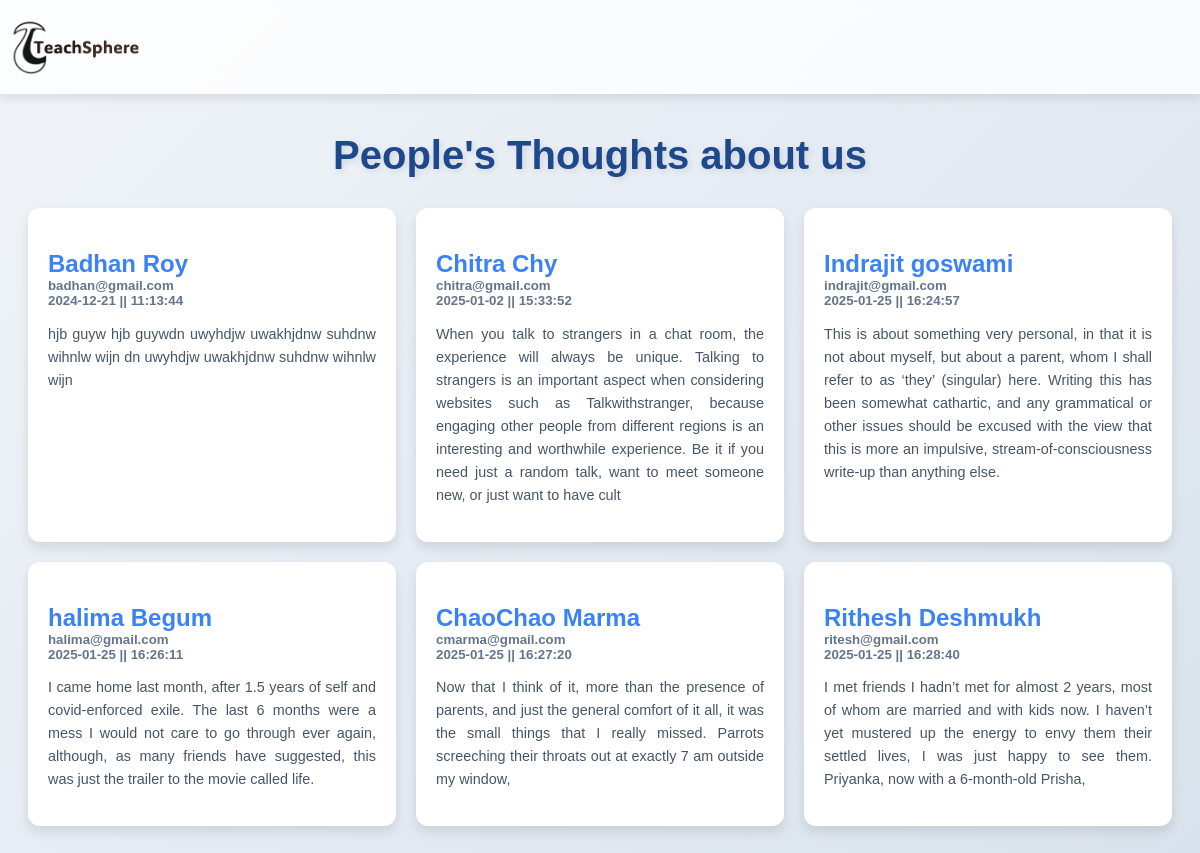
The app's page /AllReviews.php with its own data.
### tables this page shows
CREATE TABLE `reviews` (
  `SlNo` int(11) NOT NULL,
  `UserName` varchar(100) NOT NULL,
  `UserEmail` varchar(100) NOT NULL,
  `Review` text NOT NULL,
  `Dates` date NOT NULL DEFAULT current_timestamp(),
  `Timespan` time NOT NULL DEFAULT current_timestamp()
);

### AllReviews.php (the view, shortened to what this page needs)
<!DOCTYPE html>
<html lang="en">
<head>
</head>
<body>
    <header>
        <div class="container">
            <div class="head-content">
                <div class="logo">
                    <a href="index.php">
                    <img src="./media/teachsphere-dark-logo.png" alt="TeachSphere Logo">
                    </a>
                </div>
            </div>
        </div>
    </header>
    <section class="midsection">
        <h1>People's Thoughts about us</h1>
        <div class="review-content">
        <?php
            $conn = new mysqli("localhost", "root", "", "teachsphere");
            $sql = "SELECT UserName, UserEmail, Review, Dates, Timespan FROM reviews";
            $result = $conn->query($sql);
            if ($result->num_rows > 0) {
                while ($row = $result->fetch_assoc()) {
                    echo "
                    <div class='card'>
                    <h5>
                        <span class='title'>". htmlspecialchars($row['UserName']) ."</span> <br>"
                        . htmlspecialchars($row['UserEmail']) . "<br>". htmlspecialchars($row['Dates']) . " || " . htmlspecialchars($row['Timespan']) .
                    "</h5><p>" . htmlspecialchars($row['Review']) . "</p>
                    </div>";
                }
            } else {
                echo "<p>No Review found.</p>";
            }
        ?>
        </div>
    </section>
</body>
</html>

### AllReviews.php (style rules this page uses)
body { font-family: 'Arial', sans-serif; margin: 0; padding: 0; background: linear-gradient(135deg, #f0f4f8, #d9e2ec); color: #333; min-height: 100vh; }
header { background-color: rgba(255, 255, 255, 0.8); padding: 15px 0; box-shadow: 0 4px 10px rgba(0, 0, 0, 0.1); backdrop-filter: blur(10px); position: fixed; width: 100%; z-index: 1; }
header .logo img { max-width: 150px; }
.midsection { text-align: center; padding: 100px 20px 50px; }
.midsection h1 { font-size: 2.5rem; margin-bottom: 30px; color:rgb(30, 72, 140); text-shadow: 2px 2px 6px rgba(0, 0, 0, 0.1); }
.review-content { display: flex; flex-wrap: wrap; justify-content: center; gap: 20px; }
.card { background: #ffffff; color: #1e293b; border-radius: 12px; box-shadow: 0 6px 12px rgba(0, 0, 0, 0.1); width: calc(30% - 20px); padding: 20px; transition: transform 0.3s ease, box-shadow 0.3s ease; text-align: left; }
.card h5 .title { font-size: 1.5rem; margin-bottom: 10px; color: #3b82f6; }
.card h5 { font-size: 0.8 em; margin-bottom: 10px; color: #64748b; }
.card p { font-size: 0.9rem; line-height: 1.6; color: #475569; text-align: justify; }

### records on screen
reviews: UserName "Badhan Roy", UserEmail "badhan@gmail.com", Dates "2024-12-21", Timespan "11:13:44", Review "hjb guyw hjb guywdn uwyhdjw uwakhjdnw suhdnw wihnlw wijn dn uwyhdjw uwakhjdnw suhdnw wihnlw wijn"
reviews: UserName "Chitra Chy", UserEmail "chitra@gmail.com", Dates "2025-01-02", Timespan "15:33:52", Review "When you talk to strangers in a chat room, the experience will always be unique. Talking to strangers is an important aspect when considering websites such as Talkwithstranger, because engaging other people from different regions is an interesting and worthwhile experience. Be it if you need just a random talk, want to meet someone new, or just want to have cult"
reviews: UserName "Indrajit goswami", UserEmail "indrajit@gmail.com", Dates "2025-01-25", Timespan "16:24:57", Review "This is about something very personal, in that it is not about myself, but about a parent, whom I shall refer to as ‘they’ (singular) here. Writing this has been somewhat cathartic, and any grammatical or other issues should be excused with the view that this is more an impulsive, stream-of-consciousness write-up than anything else."
reviews: UserName "halima Begum", UserEmail "halima@gmail.com", Dates "2025-01-25", Timespan "16:26:11", Review "I came home last month, after 1.5 years of self and covid-enforced exile. The last 6 months were a mess I would not care to go through ever again, although, as many friends have suggested, this was just the trailer to the movie called life."
reviews: UserName "ChaoChao Marma", UserEmail "cmarma@gmail.com", Dates "2025-01-25", Timespan "16:27:20", Review "Now that I think of it, more than the presence of parents, and just the general comfort of it all, it was the small things that I really missed. Parrots screeching their throats out at exactly 7 am outside my window,"
reviews: UserName "Rithesh Deshmukh", UserEmail "ritesh@gmail.com", Dates "2025-01-25", Timespan "16:28:40", Review "I met friends I hadn’t met for almost 2 years, most of whom are married and with kids now. I haven’t yet mustered up the energy to envy them their settled lives, I was just happy to see them. Priyanka, now with a 6-month-old Prisha,"
